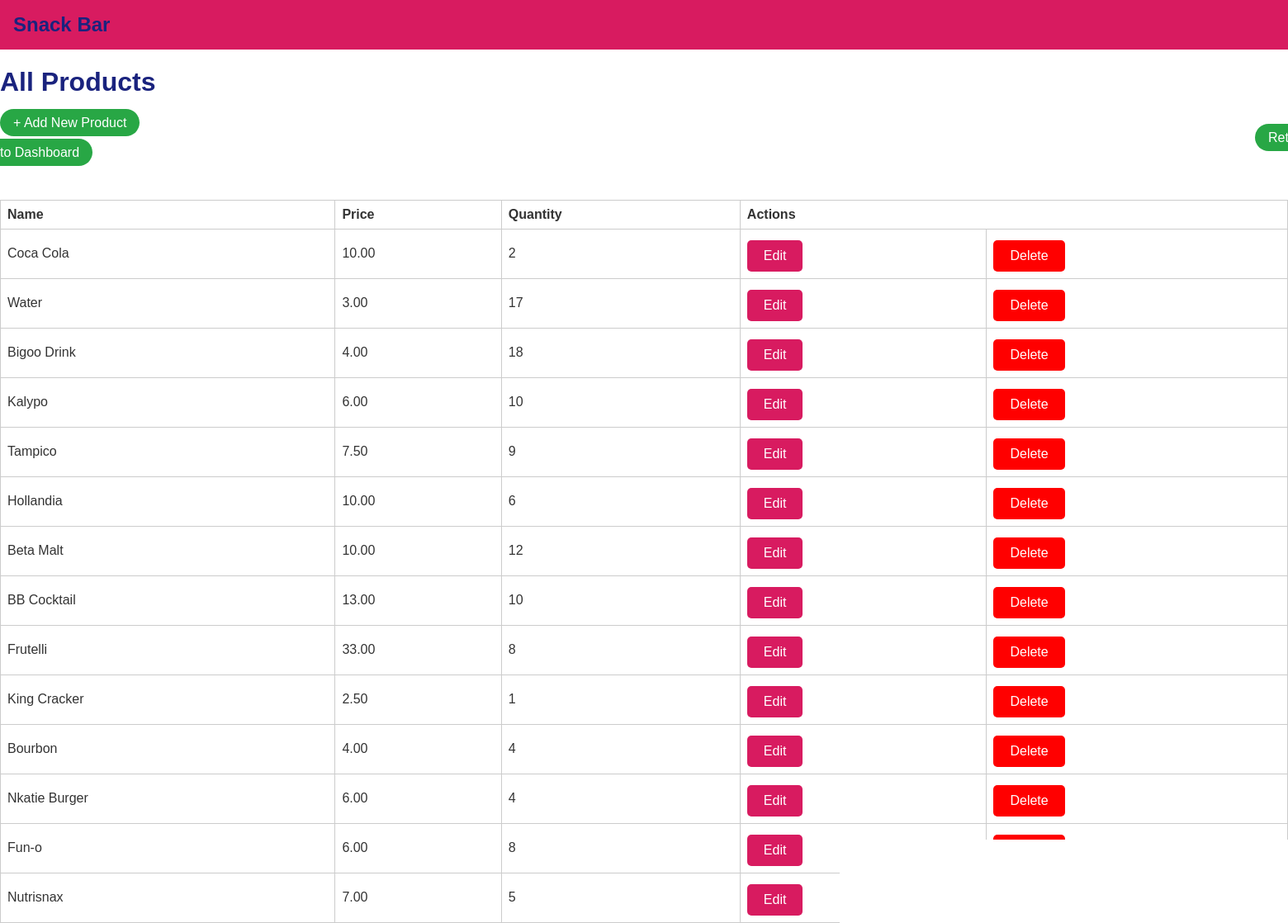
/products/, run on an earlier commit of the app's database.
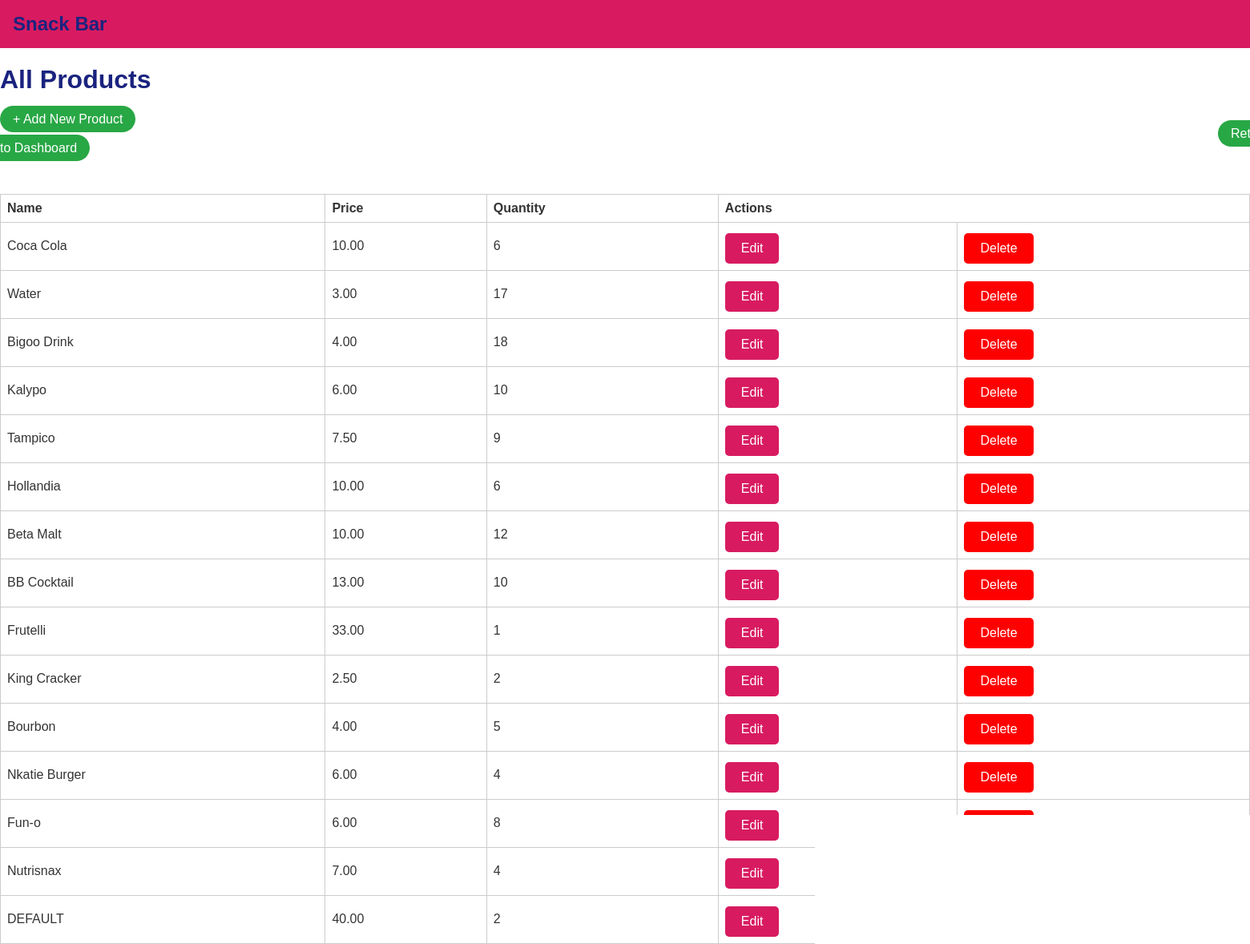
And on a later commit of the database.
### main/models.py (models this page shows, shortened)
class MenuItem(models.Model):
    CATEGORY_CHOICES = [
        ('biscuits', 'Biscuits'),
        ('drinks', 'Drinks'),
    ]
    name = models.CharField(max_length=100)
    price = models.DecimalField(max_digits=6, decimal_places=2)
    description = models.TextField(blank=True)
    quantity = models.PositiveIntegerField(default=0)
    image = models.ImageField(upload_to='menu_images/')
    category = models.CharField(max_length=30, choices=CATEGORY_CHOICES, default='drinks')

### main/views.py (the view)
# urls.py: path('products/', views.product_list, name='product_list'),
def product_list(request):
    products = MenuItem.objects.all()
    return render(request, 'main/product_list.html', {'products': products})

### main/templates/main/product_list.html (shortened to what this page needs)
{% load static %}
<!DOCTYPE html>
<html lang="en">
<head>
    <link rel="stylesheet" href="{% static 'main/style.css' %}">
</head>
<body>
    <nav>
        <h1>Snack Bar</h1>
    </nav>
    <main>
      <h1>All Products</h1>
      <div style="margin-bottom: 3rem;;">
        <a href="{% url 'add_product' %}" style="padding: 0.5rem 1rem; background-color: #28a745; color: white; text-decoration: none; border-radius: 20px;">
          + Add New Product
        </a>
         <a href="{% url 'admin_dashboard' %}" style="margin-left: 95rem; padding: 0.5rem 1rem; background-color: #28a745; color: white; text-decoration: none; border-radius: 20px;">Return to Dashboard</a>
      </div>
      <table>
        <tr>
          <th>Name</th>
          <th>Price</th>
          <th>Quantity</th>
          <th colspan="2">Actions</th>
        </tr>
        {% for product in products %}
       <tr>
         <td>{{ product.name }}</td>
         <td>{{ product.price }}</td>
         <td>{{ product.quantity }}</td>
         <td>
            <a href="{% url 'edit_product' product.id %}">
              <button>Edit</button>
            </a>
          </td>
          <td>
          <form method="post" action="{% url 'delete_product' product.id %}" onsubmit="return confirm('Are you sure you want to delete this product?');">
            <button type="submit" style="background-color: red; color: white;">Delete</button>
          </form>
          </td>
        </tr>
        {% endfor %}
      </table>
    </main>
</body>
</html>

### main/static/main/style.css (style rules this page uses)
body { font-family: Arial, sans-serif; margin: 0; padding: 0; background-color: #ffffff; color: #333333; }
nav { background-color: #d81b60; color: white; padding: 1rem; display: flex; justify-content: space-between; align-items: center; }
nav h1 { margin: 0; font-weight: bold; }
button { background-color: #d81b60; color: white; border: none; padding: 10px 20px; margin-top: 5px; border-radius: 5px; font-size: 1rem; cursor: pointer; transition: background-color 0.3s ease; }
h1, h2, h3 { color: #1a237e; }
table { width: 100%; border-collapse: collapse; margin-top: 1rem; }
table, th, td { border: 1px solid #ccc; }
th, td { padding: 0.5rem; text-align: left; }

What changed in the data, as far as the page shows it:
changed MenuItem "Coca Cola": quantity "2" → "6"
changed MenuItem "Frutelli": quantity "8" → "1"
changed MenuItem "King Cracker": quantity "1" → "2"
changed MenuItem "Bourbon": quantity "4" → "5"
changed MenuItem "Nutrisnax": quantity "5" → "4"
added MenuItem: name "DEFAULT", price "40.00", quantity "2"
